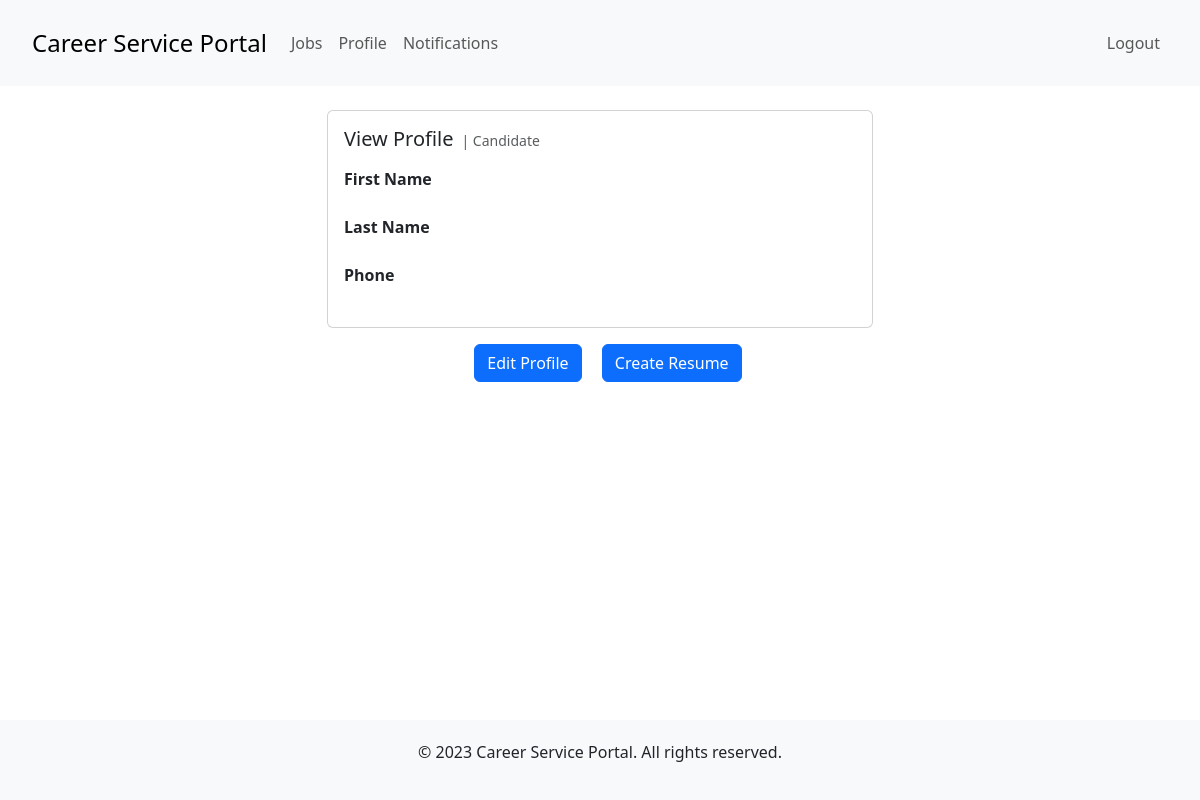
/candidates/profile (signed in), run on an earlier commit of the app's database.
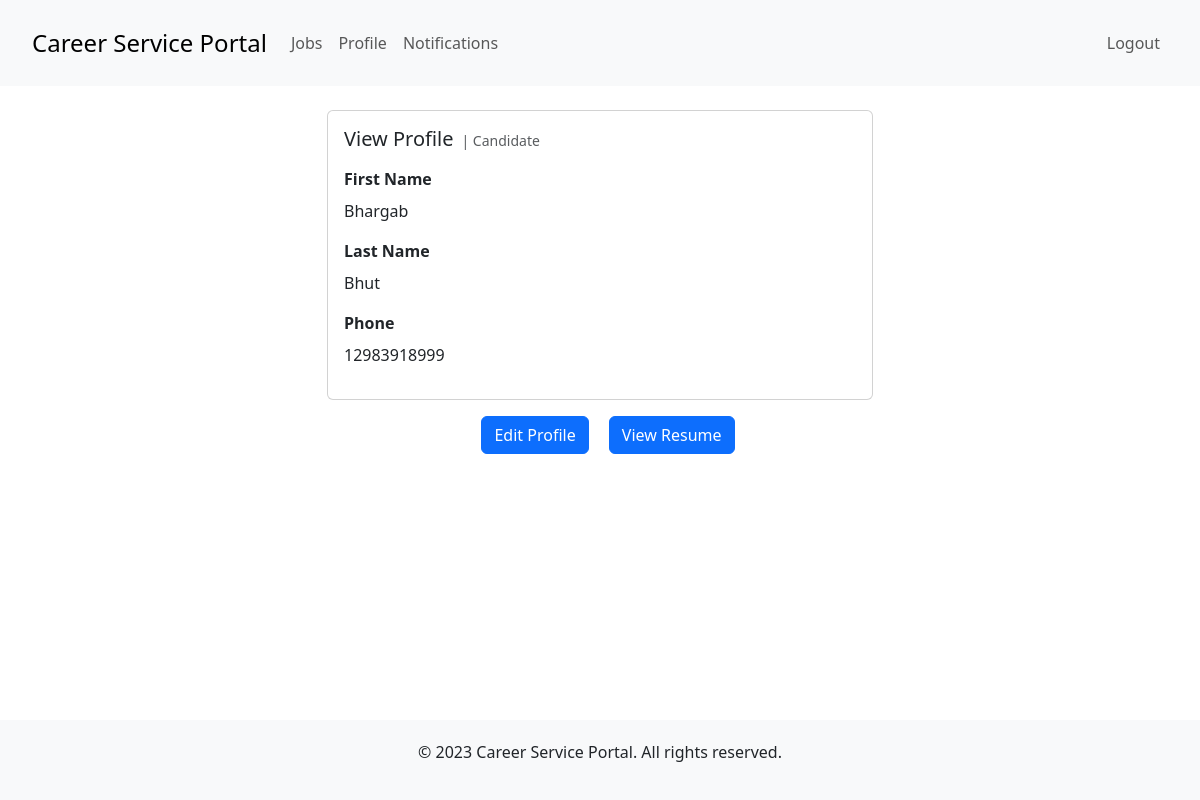
And on a later commit of the database.
### candidate/models.py (models this page shows)
class Candidate(models.Model):
    firstName = models.CharField(max_length=255)
    lastName = models.CharField(max_length=255)
    phone = models.CharField(max_length=255)
    resume = models.ForeignKey(
        Resume, on_delete=models.SET_NULL, null=True, blank=True)
    user = models.ForeignKey(User, on_delete=models.CASCADE)
    savedJobs = models.ManyToManyField(Job)

### candidate/views.py (the view)
# urls.py: path('profile', views.view_candidate_profile, name="view profile"),
def view_candidate_profile(request):
    c = checkLogin(request)
    return render(request, 'candidates/profileTemplate.html', context={'candidate': c})

### candidate/views.py (called while the page is built)
def checkLogin(request):
    if 'c_id' in request.session:
        id = request.session['c_id']
        try:
            c = Candidate.objects.filter(id=id)[0]
            return c
        except Exception:
            return HttpResponseRedirect('')
    else:
        return HttpResponseRedirect('')

### templates/candidates/profileTemplate.html
{% extends "shared/base.html" %}
{% block content %}
<div class="container">
  <div class="row justify-content-center">
    <div class="col-md-6">
      <div class="card mt-4">
        <div class="card-body">
          <div class="d-flex align-items-center mb-3">
            <h5 class="card-title m-0">View Profile</h5>
            <small class="text-muted ms-2 align-self-end">| Candidate</small>
          </div>
          <div class="mb-3">
            <label class="form-label"><strong>First Name</strong></label>
            <p class="form-control-static">{{ candidate.firstName }}</p>
          </div>
          <div class="mb-3">
            <label class="form-label"><strong>Last Name</strong></label>
            <p class="form-control-static">{{ candidate.lastName }}</p>
          </div>
          <div class="mb-3">
            <label class="form-label"><strong>Phone</strong></label>
            <p class="form-control-static">{{ candidate.phone }}</p>
          </div>
        </div>
      </div>
    </div>
  </div>
  <div class="row justify-content-center mt-3">
    <div class="col-md-6">
      <div class="text-center">
        <a href="updateProfile" class="btn btn-primary mx-3">Edit Profile</a>
        {% if candidate.resume %}
          <a href="resume" class="btn btn-primary">View Resume</a>
        {% else %}
          <a href="createResume" class="btn btn-primary">Create Resume</a>
        {% endif %}
      </div>
    </div>
  </div>
</div>
{% endblock %}

What changed in the data, as far as the page shows it:
added Candidate: firstName "Bhargab", lastName "Bhut", phone "12983918999"
Also different on the page:
text no longer shown: "Create Resume"
text now shown: "View Resume"
